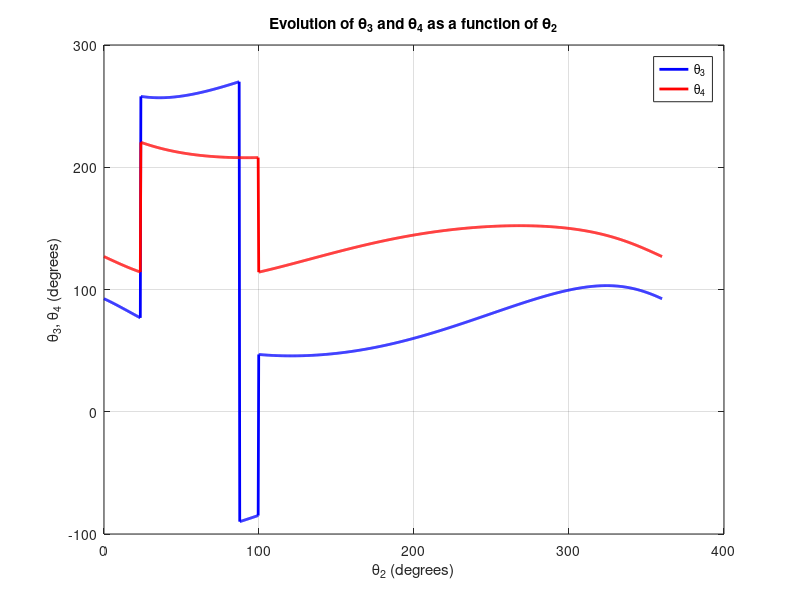
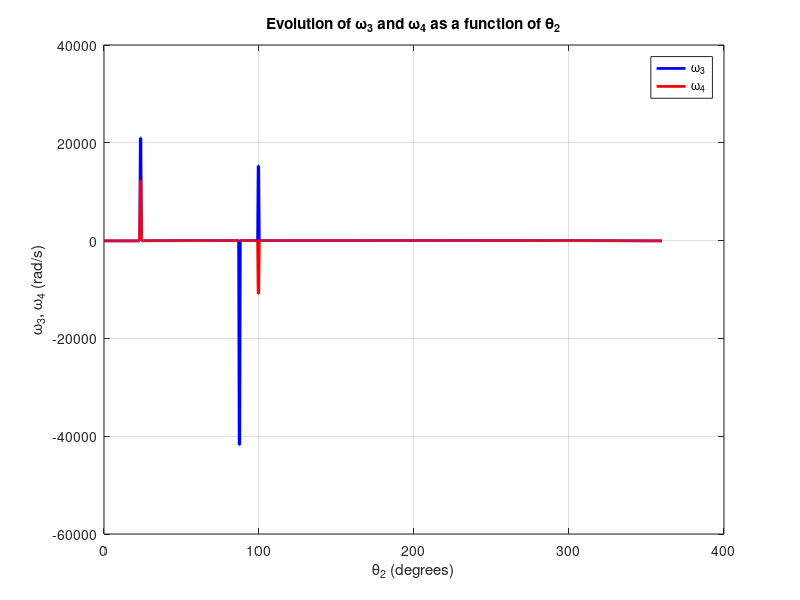

The MATLAB source for these figures, in order: (Note: this script raises an error after producing the figures.)
clear all;   % This clears all workspaces
close all;   % This closes all figures 
clc;         % This clears the command window
format long; 

%% Student name, ID number, and homework_number are required
name = 'Colleen Wang';
id = 'A16880246';
hw_num = 7;

% Problem 1
l1 = 2.7;
l2 = 1; % part a,b
l3 = 2.4;
l4 = 3;
lh = 1.8;
lv = 1.5;

% coefficients in Freudenstein's equation
L1 = l1 / l4;
L2 = l1 / l2;
L3 = (l1^2 + l2^2 - l3^2 + l4^2) / (2 * l2 * l4);

% Determine range of rocker angle
theta4_max = acosd(((l2 - l3)^2 - l1^2 - l4^2) / (2 * l1 * l4));
theta4_min = acosd(((l2 + l3)^2 - l1^2 - l4^2) / (2 * l1 * l4));

% For a given theta, solve Freudenstein's equation for theta4
theta2 = linspace(0, 360, 1000);
theta3 = zeros(size(theta2));
theta4 = zeros(size(theta2));

for n = 1:length(theta2)
    Freudenstein = @(theta4) L3 + L2 * cosd(theta4) ...
                        - L1 * cosd(theta2(n)) - cosd(theta2(n) - theta4);

    theta4(n) = fzero(Freudenstein, theta4_max);

    if l2 * cosd(360 - theta2(n)) > l1 - l4 * cosd(180 - theta4(n))
        theta3(n) = 180 - asind((l4 * sind(theta4(n)) - l2 * sind(theta2(n))) / l3);
    else
        theta3(n) = asind((l4 * sind(theta4(n)) - l2 * sind(theta2(n))) / l3);
    end
end

figure(1);
plot(theta2, theta3, 'b', 'LineWidth', 2);
hold on;
plot(theta2, theta4, 'r', 'LineWidth', 2);
xlabel('\theta_2 (degrees)');
ylabel('\theta_3, \theta_4 (degrees)');
title('Evolution of \theta_3 and \theta_4 as a function of \theta_2');
legend('\theta_3', '\theta_4');
grid on;
p1a = 'See figure 1';


% Calculate angular velocities omega3 and omega4
omega2 = 800 * (2 * pi / 60); % rad/s

% Convert degrees to radians for calculation
theta2_rad = deg2rad(theta2);
theta3_rad = deg2rad(theta3);
theta4_rad = deg2rad(theta4);

% Use numerical differentiation to approximate the derivatives
dtheta2_dt = gradient(theta2_rad);
dtheta3_dt = gradient(theta3_rad);
dtheta4_dt = gradient(theta4_rad);

omega3 = (dtheta3_dt ./ dtheta2_dt) * omega2;
omega4 = (dtheta4_dt ./ dtheta2_dt) * omega2;

figure(2);
plot(theta2, omega3, 'b', 'LineWidth', 2);
hold on;
plot(theta2, omega4, 'r', 'LineWidth', 2);
xlabel('\theta_2 (degrees)');
ylabel('\omega_3, \omega_4 (rad/s)');
title('Evolution of \omega_3 and \omega_4 as a function of \theta_2');
legend('\omega_3', '\omega_4');
grid on;
p1b = 'See figure 2';


desired_swing_angle = 28; % rocker 4

% Define the function to calculate the swing angle of theta4 given L2
swing_angle_function = @(L2) calculate_swing_angle(l1, l3, l4, L2);
L2_guess = 1.0;

% Solve for L2
options = optimset('Display','off'); % Suppress display
L2 = fminsearch(@(L2) abs(swing_angle_function(L2) - desired_swing_angle), L2_guess, options);
p1c = L2;


% Calculate the coordinates of point P
xP = l2 * cosd(theta2) + lv * cosd(theta3);
yP = l2 * sind(theta2) + lv * sind(theta3);

% Create the figure
figure(3);
plot(xP, yP, 'b', 'LineWidth', 2);
xlabel('x (m)');
ylabel('y (m)');
title('Trajectory of point P on the coupler');
grid on;
p1d = 'See figure 3';


% Calculate the velocity components (vx and vy) of point P
vx = gradient(xP) ./ gradient(theta2_rad) * omega2;
vy = gradient(yP) ./ gradient(theta2_rad) * omega2;

figure(4);
plot(theta2, vx, 'b', 'LineWidth', 2);
hold on;
plot(theta2, vy, 'r', 'LineWidth', 2);
xlabel('\theta_2 (degrees)');
ylabel('Velocity (m/s)');
title('Evolution of velocity components v_x and v_y as a function of \theta_2');
legend('v_x', 'v_y');
grid on;
p1e = 'See figure 4';


% Function to calculate the swing angle of theta4 given L2
function swing_angle = calculate_swing_angle(l1, l3, l4, L2)
    theta2 = linspace(0, 360, 1000); % 0 to 360 degrees
    L1 = l1 / l4;
    L2_coefficient = l1 / L2;
    L3_coefficient = (l1^2 + L2^2 - l3^2 + l4^2) / (2 * L2 * l4);

    theta4 = zeros(size(theta2));
    for n = 1:length(theta2)
        Freudenstein = @(theta4) L3_coefficient + L2_coefficient * cosd(theta4) ...
                            - L1 * cosd(theta2(n)) - cosd(theta2(n) - theta4);

        theta4(n) = fzero(Freudenstein, 0); % Solve for theta4
    end

    % Calculate the swing angle of theta4
    swing_angle = max(theta4) - min(theta4);
end
